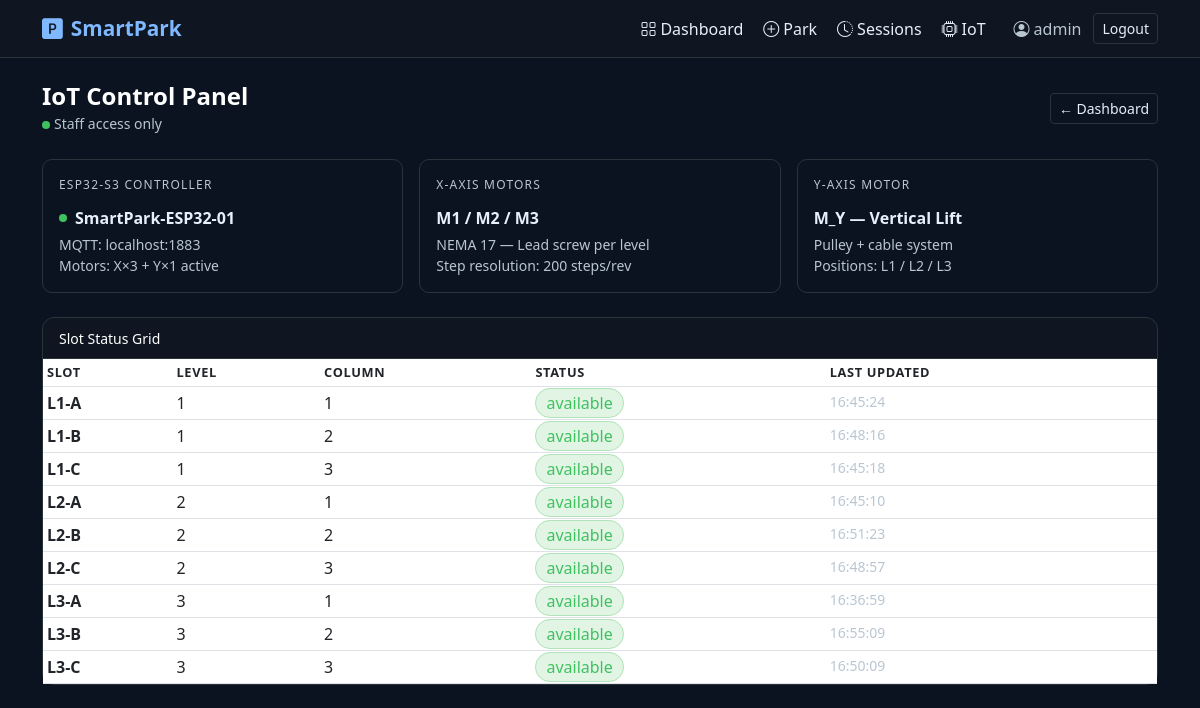
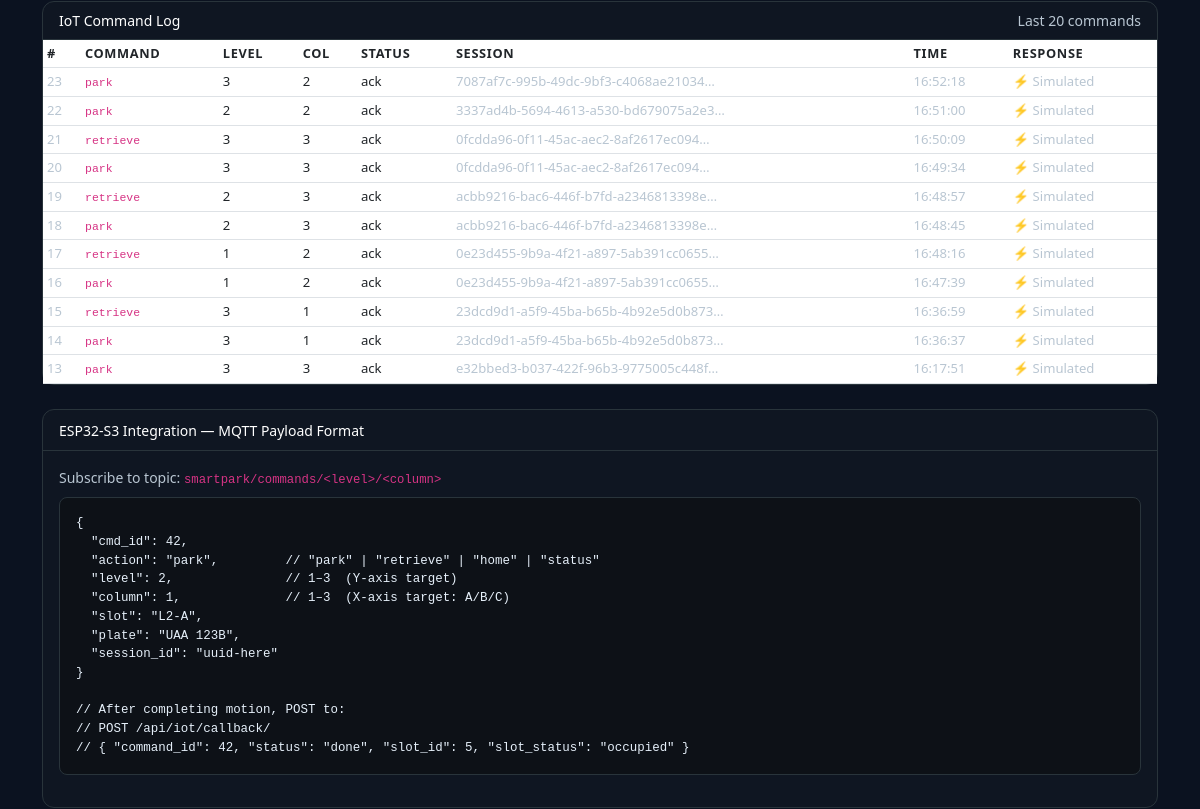
Before: /iot/control/ (signed in, upper part) with the older database file (2 pictures, top to bottom).
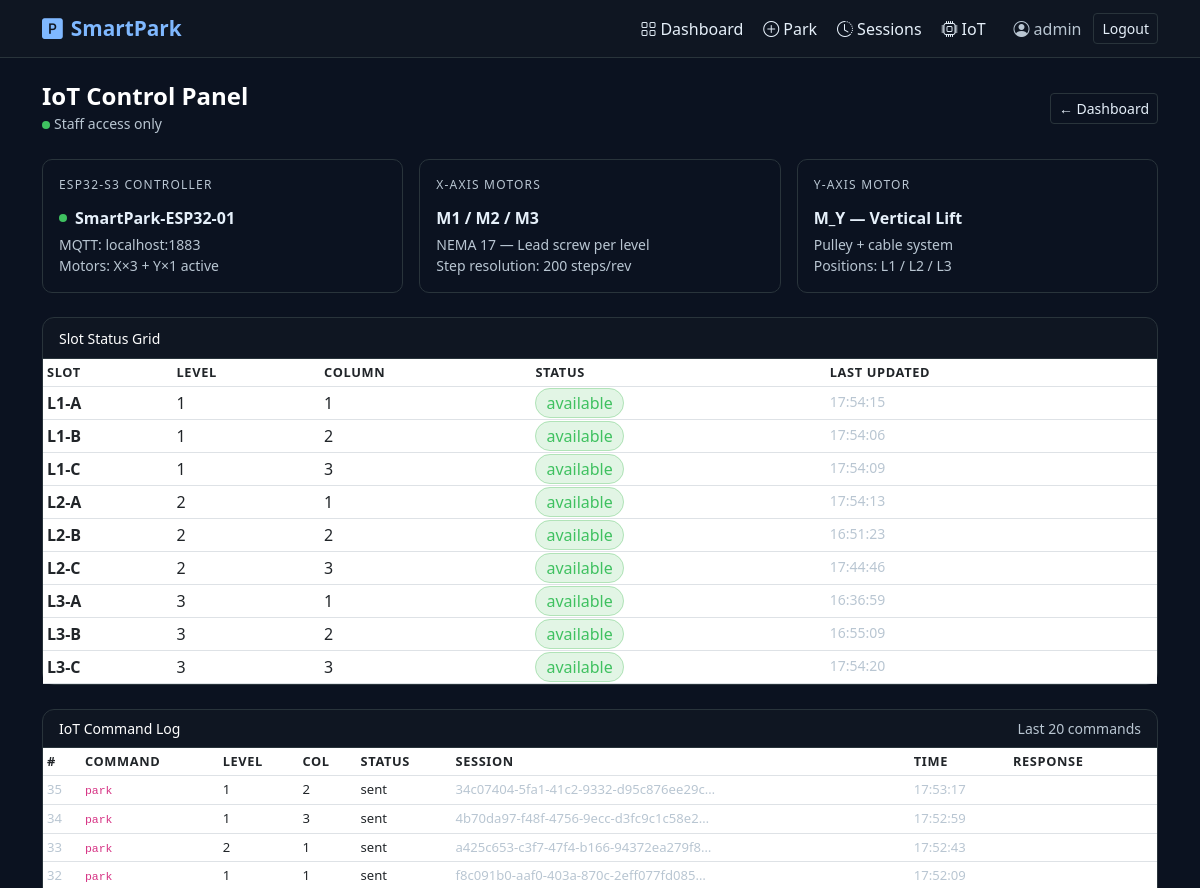
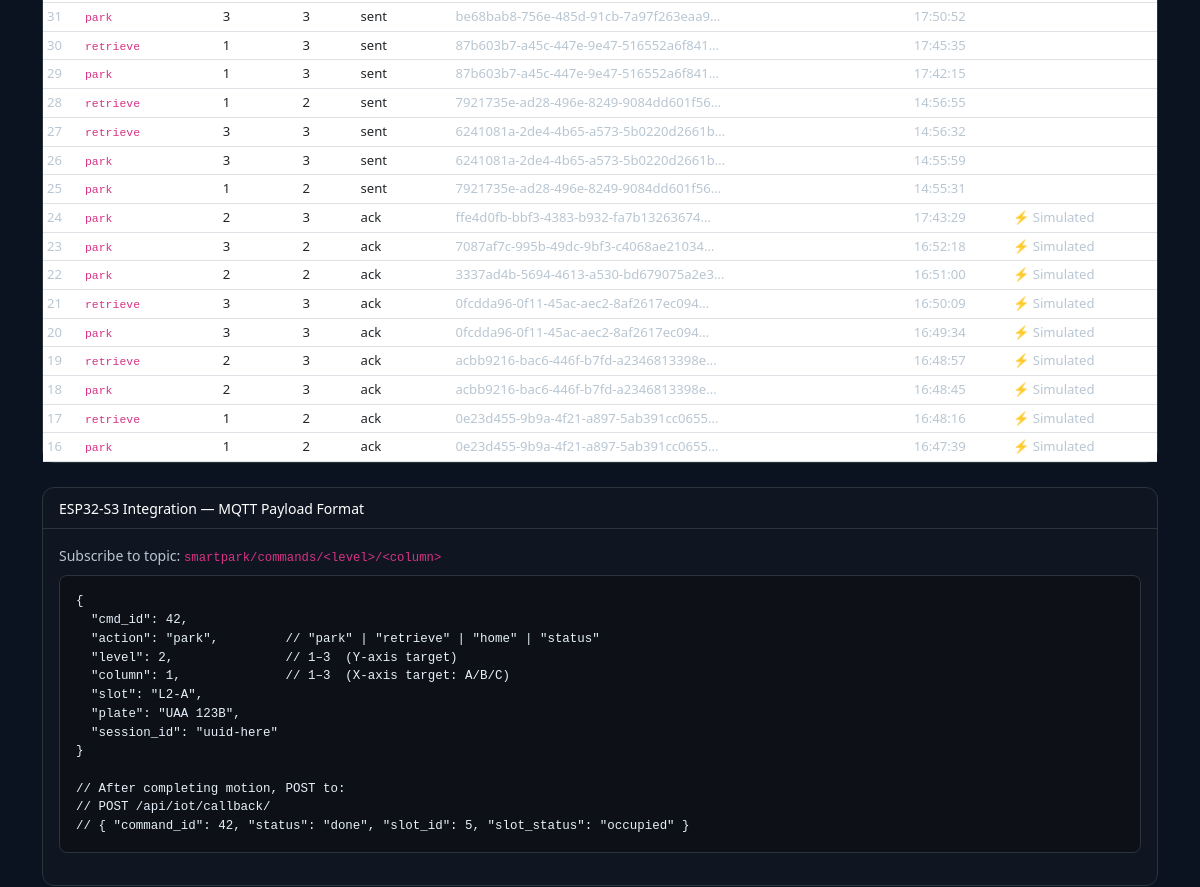
After: the same page with the newer database file (2 pictures, top to bottom).
### parking/models.py (models this page shows, shortened)
class ParkingSlot(models.Model):
    LEVEL_CHOICES = [(1, 'Level 1'), (2, 'Level 2'), (3, 'Level 3')]
    COLUMN_CHOICES = [(1, 'Column A'), (2, 'Column B'), (3, 'Column C')]
    STATUS_CHOICES = [
        ('available', 'Available'),
        ('occupied', 'Occupied'),
        ('reserved', 'Reserved'),
        ('maintenance', 'Maintenance'),
    ]
    level = models.IntegerField(choices=LEVEL_CHOICES)
    column = models.IntegerField(choices=COLUMN_CHOICES)
    slot_number = models.CharField(max_length=10, unique=True)
    status = models.CharField(max_length=20, choices=STATUS_CHOICES, default='available')
    last_updated = models.DateTimeField(auto_now=True)
    class Meta:
        ordering = ['level', 'column']
    @property
    def display_name(self):
        cols = {1: 'A', 2: 'B', 3: 'C'}
        return f"L{self.level}-{cols[self.column]}"

class IoTCommand(models.Model):
    COMMAND_CHOICES = [
        ('park', 'Park Vehicle'),
        ('retrieve', 'Retrieve Vehicle'),
        ('home', 'Home Position'),
        ('status', 'Status Check'),
    ]
    STATUS_CHOICES = [
        ('queued', 'Queued'),
        ('sent', 'Sent'),
        ('ack', 'Acknowledged'),
        ('done', 'Done'),
        ('error', 'Error'),
    ]
    session = models.ForeignKey(ParkingSession, on_delete=models.CASCADE, related_name='commands', null=True, blank=True)
    command = models.CharField(max_length=20, choices=COMMAND_CHOICES)
    target_level = models.IntegerField(null=True, blank=True)
    target_column = models.IntegerField(null=True, blank=True)
    status = models.CharField(max_length=20, choices=STATUS_CHOICES, default='queued')
    payload = models.JSONField(default=dict, blank=True)
    response = models.JSONField(default=dict, blank=True)
    created_at = models.DateTimeField(auto_now_add=True)
    updated_at = models.DateTimeField(auto_now=True)
    class Meta:
        ordering = ['-created_at']

class ParkingSession(models.Model):
    STATUS_CHOICES = [
        ('active', 'Active'),
        ('completed', 'Completed'),
        ('cancelled', 'Cancelled'),
    ]
    session_id = models.UUIDField(default=uuid.uuid4, unique=True, editable=False)
    user = models.ForeignKey(User, on_delete=models.CASCADE, related_name='sessions')
    slot = models.ForeignKey(ParkingSlot, on_delete=models.CASCADE, related_name='sessions')
    vehicle_plate = models.CharField(max_length=20)
    check_in = models.DateTimeField(default=timezone.now)
    check_out = models.DateTimeField(null=True, blank=True)
    status = models.CharField(max_length=20, choices=STATUS_CHOICES, default='active')
    created_at = models.DateTimeField(auto_now_add=True)
    class Meta:
        ordering = ['-check_in']

### iot/views.py (the view)
# urls.py: path('control/', views.iot_control, name='iot_control'),
@staff_member_required
def iot_control(request):
    slots = ParkingSlot.objects.all()
    commands = IoTCommand.objects.all()[:20]
    return render(request, 'iot/control_panel.html', {'slots': slots, 'commands': commands})

### iot/templates/iot/control_panel.html (shortened to what the changed rows need)
{% extends 'base.html' %}
{% block content %}
<div class="card mb-4">
  <div class="card-body p-0">
    <div class="table-responsive">
      <table class="table table-sm mb-0">
        <thead><tr><th>Slot</th><th>Level</th><th>Column</th><th>Status</th><th>Last Updated</th></tr></thead>
        <tbody>
        {% for slot in slots %}
        <tr>
          <td class="fw-bold">{{ slot.display_name }}</td>
          <td>{{ slot.level }}</td>
          <td>{{ slot.column }}</td>
          <td>
            <span class="badge-{{ slot.status }}">{{ slot.status }}</span>
          </td>
          <td class="text-muted small">{{ slot.last_updated|date:"H:i:s" }}</td>
        </tr>
        {% endfor %}
        </tbody>
      </table>
    </div>
  </div>
</div>
<div class="card">
  <div class="card-body p-0">
    <div class="table-responsive">
      <table class="table table-sm mb-0">
        <thead><tr><th>#</th><th>Command</th><th>Level</th><th>Col</th><th>Status</th><th>Session</th><th>Time</th><th>Response</th></tr></thead>
        <tbody>
        {% for cmd in commands %}
        <tr class="cmd-row">
          <td class="text-muted">{{ cmd.id }}</td>
          <td><code>{{ cmd.command }}</code></td>
          <td>{{ cmd.target_level }}</td>
          <td>{{ cmd.target_column }}</td>
          <td class="status-{{ cmd.status }}">{{ cmd.status }}</td>
          <td class="text-muted">{% if cmd.session %}{{ cmd.session.session_id|slice:":8" }}…{% else %}—{% endif %}</td>
          <td class="text-muted">{{ cmd.created_at|date:"H:i:s" }}</td>
          <td class="text-muted small">
            {% if cmd.response.simulated %}⚡ Simulated{% elif cmd.response %}✓{% endif %}
          </td>
        </tr>
        {% empty %}
        <tr><td colspan="8" class="text-muted text-center p-3">No commands yet.</td></tr>
        {% endfor %}
        </tbody>
      </table>
    </div>
  </div>
</div>
{% endblock %}

Changed rows visible on the page:
no longer on this page (row unchanged): IoTCommand: id "15", command "retrieve", target_level "3", target_column "1", status "ack", session.session_id "23dcd9d1-a5f9-45ba-b65b-4b92e5d0b873", created_at "16:36:59", shows "⚡ Simulated"
no longer on this page (row unchanged): IoTCommand: id "14", command "park", target_level "3", target_column "1", status "ack", session.session_id "23dcd9d1-a5f9-45ba-b65b-4b92e5d0b873", created_at "16:36:37", shows "⚡ Simulated"
no longer on this page (row unchanged): IoTCommand: id "13", command "park", target_level "3", target_column "3", status "ack", session.session_id "e32bbed3-b037-422f-96b3-9775005c448f", created_at "16:17:51", shows "⚡ Simulated"
changed ParkingSlot (number 1 of 9 on the later page): last_updated "16:45:24" → "17:54:15"
changed ParkingSlot (number 2 of 9 on the later page): last_updated "16:48:16" → "17:54:06"
changed ParkingSlot (number 3 of 9 on the later page): last_updated "16:45:18" → "17:54:09"
changed ParkingSlot (number 4 of 9 on the later page): last_updated "16:45:10" → "17:54:13"
changed ParkingSlot (number 6 of 9 on the later page): last_updated "16:48:57" → "17:44:46"
changed ParkingSlot (number 9 of 9 on the later page): last_updated "16:50:09" → "17:54:20"
added IoTCommand: id "35", command "park", target_level "1", target_column "2", status "sent", session.session_id "34c07404-5fa1-41c2-9332-d95c876ee29c", created_at "17:53:17"
added IoTCommand: id "34", command "park", target_level "1", target_column "3", status "sent", session.session_id "4b70da97-f48f-4756-9ecc-d3fc9c1c58e2", created_at "17:52:59"
added IoTCommand: id "33", command "park", target_level "2", target_column "1", status "sent", session.session_id "a425c653-c3f7-47f4-b166-94372ea279f8", created_at "17:52:43"
added IoTCommand: id "32", command "park", target_level "1", target_column "1", status "sent", session.session_id "f8c091b0-aaf0-403a-870c-2eff077fd085", created_at "17:52:09"
added IoTCommand: id "31", command "park", target_level "3", target_column "3", status "sent", session.session_id "be68bab8-756e-485d-91cb-7a97f263eaa9", created_at "17:50:52"
added IoTCommand: id "30", command "retrieve", target_level "1", target_column "3", status "sent", session.session_id "87b603b7-a45c-447e-9e47-516552a6f841", created_at "17:45:35"
added IoTCommand: id "29", command "park", target_level "1", target_column "3", status "sent", session.session_id "87b603b7-a45c-447e-9e47-516552a6f841", created_at "17:42:15"
added IoTCommand: id "28", command "retrieve", target_level "1", target_column "2", status "sent", session.session_id "7921735e-ad28-496e-8249-9084dd601f56", created_at "14:56:55"
added IoTCommand: id "27", command "retrieve", target_level "3", target_column "3", status "sent", session.session_id "6241081a-2de4-4b65-a573-5b0220d2661b", created_at "14:56:32"
added IoTCommand: id "26", command "park", target_level "3", target_column "3", status "sent", session.session_id "6241081a-2de4-4b65-a573-5b0220d2661b", created_at "14:55:59"
added IoTCommand: id "25", command "park", target_level "1", target_column "2", status "sent", session.session_id "7921735e-ad28-496e-8249-9084dd601f56", created_at "14:55:31"
added IoTCommand: id "24", command "park", target_level "2", target_column "3", status "ack", session.session_id "ffe4d0fb-bbf3-4383-b932-fa7b13263674", created_at "17:43:29", shows "⚡ Simulated"
